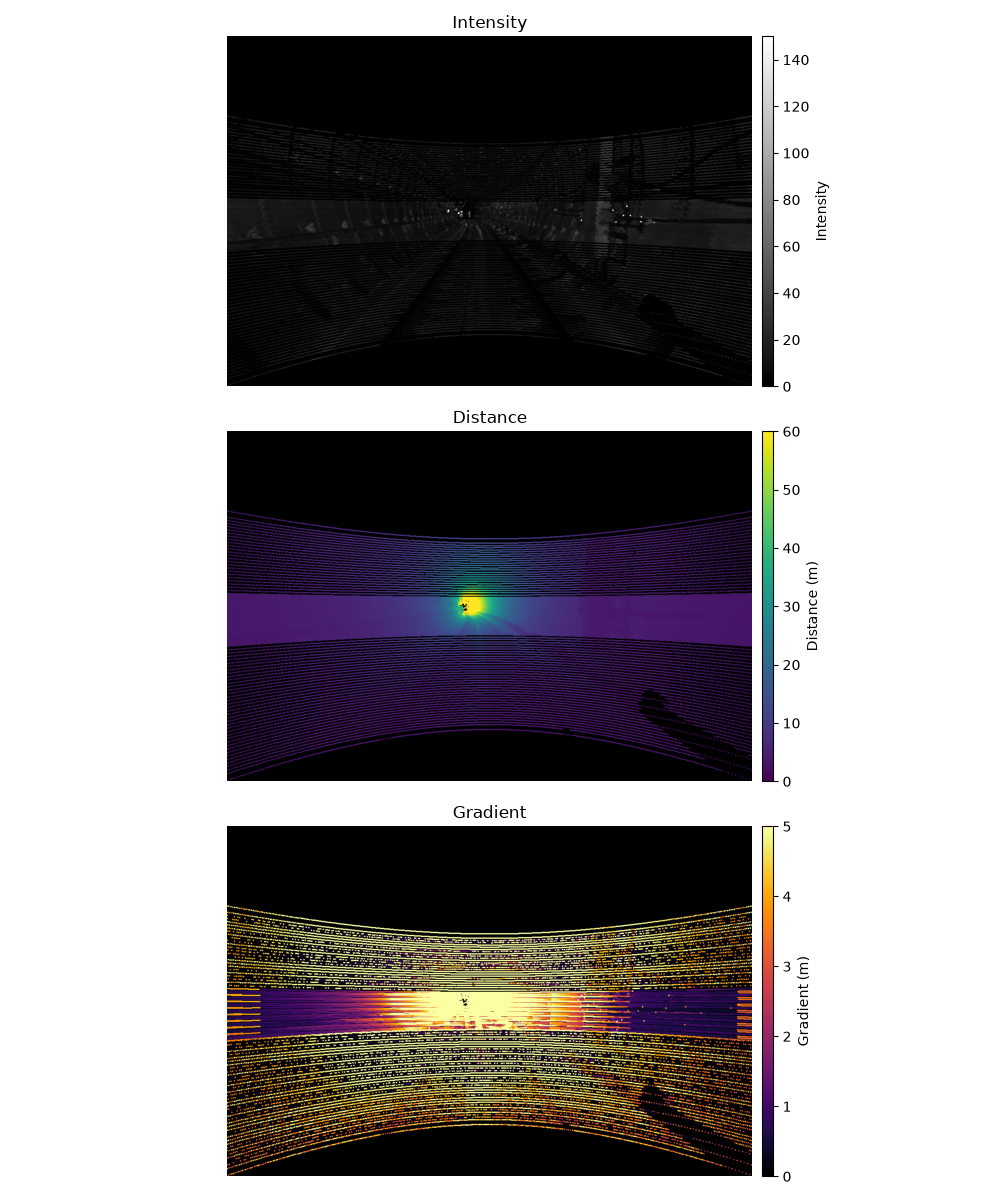

Write the Python code that produced this figure.
import sys, numpy as np
import matplotlib.pyplot as plt
from mpl_toolkits.axes_grid1 import make_axes_locatable
from pathlib import Path
import scipy.ndimage as ndimage
sys.path.append('d:/LIDAR')
from rail_detection.loader import load_frame

dataset_dir = Path('D:/Датасет')
points, _ = load_frame(dataset_dir / 'roundT_pressureGate_roundT')

N = len(np.unique(points['ring']))
M = len(points) // N
xyz = np.stack([points['x'], points['y'], points['z']], axis=-1)
grid = xyz.reshape(M, N, 3)

dist_h = np.linalg.norm(grid[:-1, :, :] - grid[1:, :, :], axis=-1)
dist_v = np.linalg.norm(grid[:, :-1, :] - grid[:, 1:, :], axis=-1)
dist_h = np.pad(dist_h, ((0, 1), (0, 0)), mode='edge')
dist_v = np.pad(dist_v, ((0, 0), (0, 1)), mode='edge')
grad_flat = np.sqrt(dist_h**2 + dist_v**2).flatten()

Z_c = -points['y']
X_c = points['x']
Y_c = -points['z']
intensity = points['intensity']

front = Z_c > 0.5
X_c, Y_c, Z_c = X_c[front], Y_c[front], Z_c[front]
intensity = intensity[front]
grad_flat = grad_flat[front]
dist = np.sqrt(X_c**2 + Y_c**2 + Z_c**2)

W, H = 1200, 800
fov_h = np.radians(90) 
f = W / (2 * np.tan(fov_h / 2))
cx, cy = W / 2, H / 2

u = (f * X_c / Z_c + cx).astype(np.int32)
v = (f * Y_c / Z_c + cy).astype(np.int32)

valid = (u >= 0) & (u < W) & (v >= 0) & (v < H)
u, v, intensity, dist, grad_flat = u[valid], v[valid], intensity[valid], dist[valid], grad_flat[valid]

order = np.argsort(dist)[::-1]
u, v, intensity, dist, grad_flat = u[order], v[order], intensity[order], dist[order], grad_flat[order]

img_intensity = np.zeros((H, W))
img_dist_inv = np.zeros((H, W))
img_grad = np.zeros((H, W))

img_intensity[v, u] = intensity
img_dist_inv[v, u] = 1.0 / dist
img_grad[v, u] = grad_flat

img_intensity_dense = ndimage.maximum_filter(img_intensity, size=3)
img_dist_inv_dense = ndimage.maximum_filter(img_dist_inv, size=3)
img_grad_dense = ndimage.maximum_filter(img_grad, size=3)

img_dist_dense = np.full((H, W), np.nan)
mask = img_dist_inv_dense > 0
img_dist_dense[mask] = 1.0 / img_dist_inv_dense[mask]
img_grad_dense[~mask] = np.nan

fig, axes = plt.subplots(3, 1, figsize=(10, 12), dpi=100)

im1 = axes[0].imshow(img_intensity_dense, cmap='gray', vmin=0, vmax=150)
axes[0].set_title("Intensity")
axes[0].axis('off')
div1 = make_axes_locatable(axes[0])
cax1 = div1.append_axes("right", size="2%", pad=0.1)
fig.colorbar(im1, cax=cax1, label='Intensity')

cmap = plt.cm.viridis.copy()
cmap.set_bad('black')
im2 = axes[1].imshow(img_dist_dense, cmap=cmap, vmin=0, vmax=60)
axes[1].set_title("Distance")
axes[1].axis('off')
div2 = make_axes_locatable(axes[1])
cax2 = div2.append_axes("right", size="2%", pad=0.1)
fig.colorbar(im2, cax=cax2, label='Distance (m)')

cmap_grad = plt.cm.inferno.copy()
cmap_grad.set_bad('black')
im3 = axes[2].imshow(img_grad_dense, cmap=cmap_grad, vmin=0, vmax=5.0)
axes[2].set_title("Gradient")
axes[2].axis('off')
div3 = make_axes_locatable(axes[2])
cax3 = div3.append_axes("right", size="2%", pad=0.1)
fig.colorbar(im3, cax=cax3, label='Gradient (m)')

plt.tight_layout()
plt.savefig('d:/LIDAR/test_camera_v3.png')
